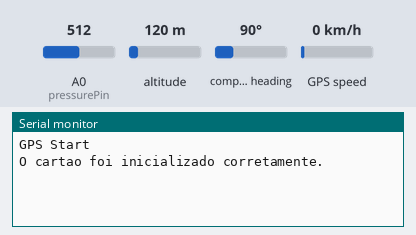
A sketch run on a simulated Arduino Uno, built with avr-gcc and run on an emulated ATmega328P. Parts: the last lines printed to the serial monitor. The test bench sets the inputs (shaded band); at power-on: altitude 120 m, A0 (pressurePin) = 512, GPS speed 0 km/h, compass heading 90°. Storage starts empty; the GPS gets a fix after 3 s at 37.7749, -122.4194 with 8 satellites.

Above: at 1.2 s.
1.3 s: altitude set to 20 m
At 3.9 s:
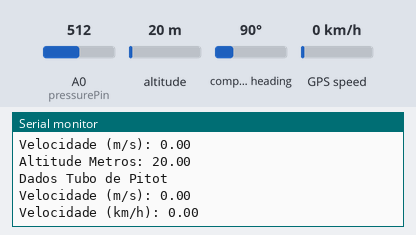
4.6 s: A0 (pressurePin) set to 716
At 5.13 s:
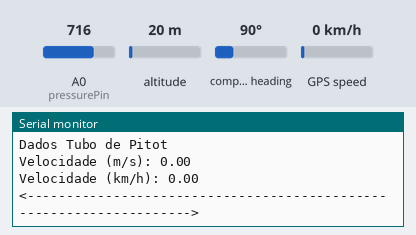
6.1 s: GPS speed set to 2 km/h
At 6.7 s:
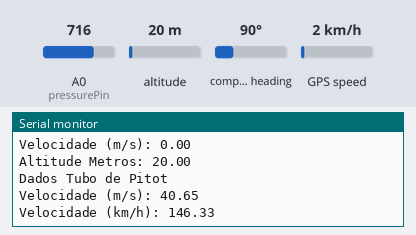
7.6 s: A0 (pressurePin) set to 502
At 8.9 s:
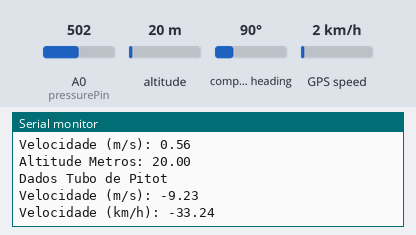
9.1 s: altitude set to 250 m
At 9.13 s:
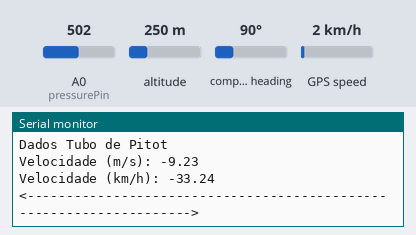
Timing chart, 0 to 11.6 s (numbered marks = the images above; inputs shaded):
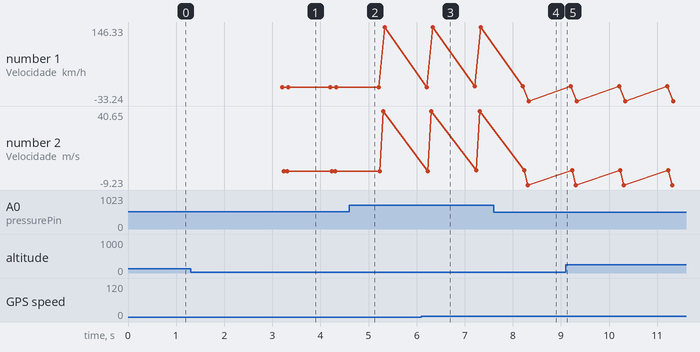

Measured:
- after the input at 1.3 s, the serial monitor: prints a new line after 2.0 s (image 1)
- after the input at 7.6 s, the serial monitor: prints a new line after 0.71 s (image 4)
- plotted number 1: 0 → 146.33 after the input at 4.6 s, 146.33 → -33.24 after the input at 7.6 s
- plotted number 2: 0 → 40.65 after the input at 4.6 s, 40.65 → -9.23 after the input at 7.6 s

The sketch:

Teste_GPS_TuboPitot.ino
```cpp
#include "TinyGPS++.h"
#include "SoftwareSerial.h"
#include <Wire.h>
#include <SPI.h>
#include <SD.h>


// Constantes
const float V_0 = 5.0; // Tensão de alimentação do sensor (V)
const float rho = 1.204; // Densidade do ar (kg/m^3)

// Parâmetros de calibração
const int offset_size = 10; // Número de leituras para cálculo do offset
const int veloc_mean_size = 20; // Número de leituras para média da velocidade
const int zero_span = 2; // Faixa de zero da leitura do ADC

// Pinos do Arduino
const int pressurePin = A0; // Pino analógico conectado à saída do sensor de pressão diferencial

// Variáveis globais
int offset = 0; // Offset do sensor
float veloc_mps = 0.0; // Velocidade em m/s
float veloc_kph = 0.0; // Velocidade em km/h


SoftwareSerial serial_connection(4, 3); //RX=pin 10, TX=pin 11
TinyGPSPlus gps;//This is the GPS object that will pretty much do all the grunt work with the NMEA data

uint8_t chipSelect = 8; // O pino CS da shield GPS

void setup()
{
  Serial.begin(9600);//This opens up communications to the Serial monitor in the Arduino IDE
  serial_connection.begin(9600);//This opens up communications to the GPS
  Serial.println("GPS Start");//Just show to the monitor that the sketch has started


   // Cálculo do offset
  for (int ii = 0; ii < offset_size; ii++) {
    offset += analogRead(pressurePin) - (1023 / 2);
  }
  offset /= offset_size;

   if (!SD.begin(chipSelect)) { // Se o cartão não estiver presente ou falhar....
    Serial.println("O MicroSD falhou ou nao esta presente");
    delay(1000);
  }
  Serial.println("O cartao foi inicializado corretamente.");

}

void loop()
{
  while(serial_connection.available())//While there are characters to come from the GPS
  {
    gps.encode(serial_connection.read());//This feeds the serial NMEA data into the library one char at a time
  }
  if(gps.location.isUpdated())//This will pretty much be fired all the time anyway but will at least reduce it to only after a package of NMEA data comes in
  {

    File dataFile = SD.open("GPSlog.txt", FILE_WRITE); // Associará o objeto dataFile ao arquivo GPSlog.txt. Se caso o arquivo não exista, será criado
    //O objeto dataFile foi setado como escrita, mas dá para utilizar de outras formas.
    Serial.println("<-------------------------------------------------------------------->");
     dataFile.println("<-------------------------------------------------------------------->");

    // Se caso não conseguir abrir o arquivo por qualquer razão, irá avisar no MonitorSerial
    if (!dataFile) Serial.println("Erro ao abrir o arquivo GPSlog.txt");

    //Get the latest info from the gps object which it derived from the data sent by the GPS unit

    Serial.println("\nDados GPS");
    Serial.print("Satellite: ");
    Serial.println(gps.satellites.value());
    Serial.print("Latitude: ");
    Serial.println(gps.location.lat(), 6);
    Serial.print("Longitude: ");
    Serial.println(gps.location.lng(), 6);
    Serial.print("Velocidade (km/h): ");
    Serial.println(gps.speed.kmph());
    Serial.print("Velocidade (m/s): ");
    Serial.println(gps.speed.mps());
    Serial.print("Altitude Metros: ");
    Serial.println(gps.altitude.meters());

    dataFile.println("\nDados GPS");
    dataFile.print("Satellite: ");
    dataFile.println(gps.satellites.value());
    dataFile.print("Latitude: ");
    dataFile.println(gps.location.lat(), 6);
    dataFile.print("Longitude: ");
    dataFile.println(gps.location.lng(), 6);
    dataFile.print("Velocidade (km/h): ");
    dataFile.println(gps.speed.kmph());
    dataFile.print("Velocidade (m/s): ");
    dataFile.println(gps.speed.mps());
    dataFile.print("Altitude Metros: ");
    dataFile.println(gps.altitude.meters());

      float adc_avg = 0;

    // Leituras do ADC para média da velocidade
    for (int ii = 0; ii < veloc_mean_size; ii++) {
      adc_avg += analogRead(pressurePin) - offset;
    }
    adc_avg /= veloc_mean_size;

    // Cálculo da velocidade em m/s
    if (adc_avg > 512 - zero_span && adc_avg < 512 + zero_span) {
      // Velocidade próxima a zero
      veloc_mps = 0.0;
    } else {
      if (adc_avg < 512) {
        // Velocidade negativa
        veloc_mps = -sqrt((-10000.0 * ((adc_avg / 1023.0) - 0.5)) / rho);
      } else {
        // Velocidade positiva
        veloc_mps = sqrt((10000.0 * ((adc_avg / 1023.0) - 0.5)) / rho);
      }
    }

    // Cálculo da velocidade em km/h
    veloc_kph = veloc_mps * 3.6;

    // Impressão dos resultados na porta serial

    Serial.println("\nDados Tubo de Pitot");
    Serial.print("Velocidade (m/s): ");
    Serial.println(veloc_mps);
    Serial.print("Velocidade (km/h): ");
    Serial.println(veloc_kph);

    dataFile.println("\nDados Tubo de Pitot");
    dataFile.print("Velocidade (m/s): ");
    dataFile.println(veloc_mps);
    dataFile.print("Velocidade (km/h): ");
    dataFile.println(veloc_kph);
    dataFile.close();

   delay(100); // Ajuste o delay de acordo com a frequência de leitura desejada
  }

}
```
